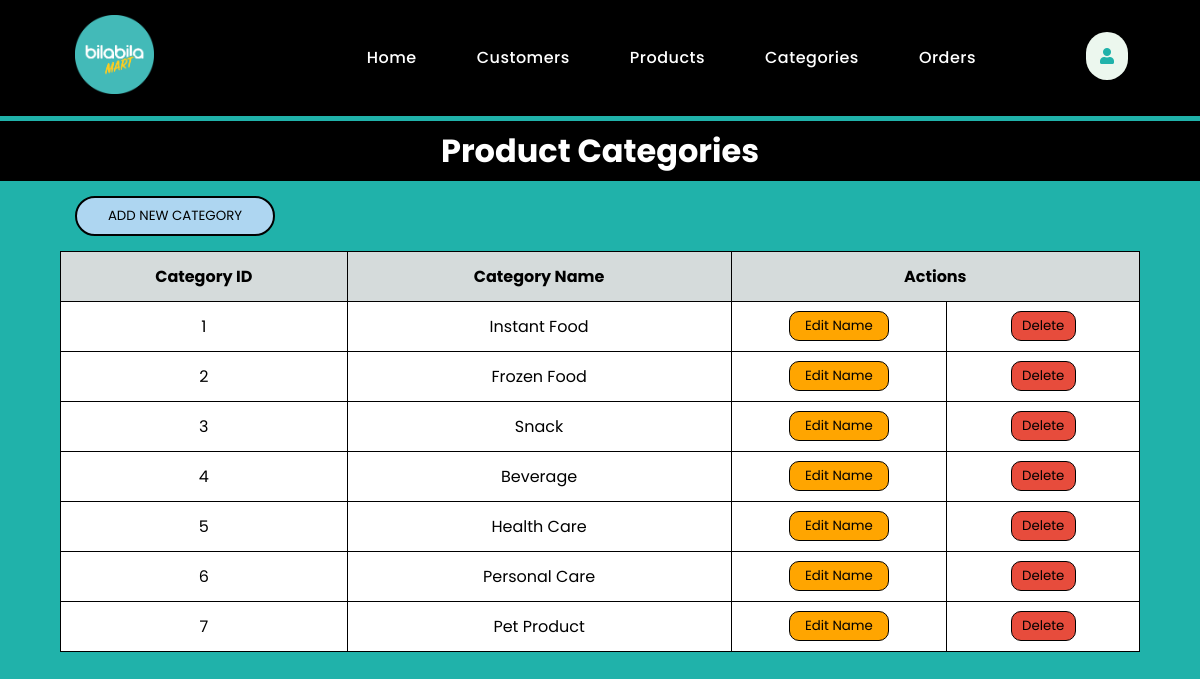
Page /admin/manageCategories.php on the committed database.
### tables this page shows
CREATE TABLE `category` (
  `CategoryID` int(10) NOT NULL,
  `CategoryName` varchar(255) NOT NULL
);

### admin/manageCategories.php (the view, shortened to what this page needs)
<?php
	include("adminHeader.php");
	require('../config/dbconnect.php');
?>
<div class="title">
	<h1>Product Categories</h1>
</div>
<a href="addCategory.php"><button class="addButton" type="button" name="addCategory" value="ADD NEW CATEGORY">ADD NEW CATEGORY</button></a>
<table border="1" width="90%" class="title categoryTable">
	<thead>
		<tr>
			<th>Category ID</th>
			<th>Category Name</th>
			<th colspan="2">Actions</th>
		</tr>
	</thead>
	<?php
		$sql = "SELECT * FROM category";
		$result = mysqli_query($conn, $sql);
		while($category = mysqli_fetch_array($result)) {
	?>
	<tbody>
		<tr>
			<td><?php echo $category['CategoryID']; ?></td>
			<td><?php echo $category['CategoryName']; ?></td>
			<td style="width: 20%;">
				<form method="POST" action="updateCategory.php">
					<a href="updateCategory.php"><input class="actionBtn" style="background-color: orange; width: 100px;" type="submit" name="editCategory" value="Edit Name" style="width: 100px;"></a>
				</form>
			</td>
			<td>
				<form method="POST" action="manageCategories.php">
					<input class="actionBtn" style="background-color: #E74C3C; width: 65px;" type="submit" name="deleteCategory" value="Delete" onclick="return confirm('Are you sure you want to delete this category?');" style="width: 70px;">
				</form>
			</td>
		</tr>
	</tbody>
	<?php } ?>
</table>
<?php include("adminFooter.php");  ?>

### css/admin.css (style rules this page uses)
* { font-family: poppins; margin: 0px; padding: 0px; box-sizing: border-box; scroll-behavior: smooth; }
body { background-color: lightseagreen; }
a { text-decoration: none; }
.title { text-align: center; background-color: black; color: white; margin: 5px 0px; height: 60px; align-content: center; }
.actionBtn { border: 1px solid black; border-radius: 10px; height: 30px; }
.addButton { margin: 10px 75px; cursor: pointer; width: 200px; height: 40px; border-radius: 20px; background-color: #AED6F1; border: 2px solid black; }
.categoryTable { border: 1px solid black; border-collapse: collapse; text-align: center; color: black; margin-left: auto; margin-right: auto; margin-bottom: 20px; }
.categoryTable thead tr { background-color: #D5DBDB; }
.categoryTable tbody tr { background-color: white; }
.categoryTable tr { height: 50px; }
.orderTable select, input { cursor: pointer; text-align: center; border: 1px solid black; height: 30px; background-color: #D6EAF8; }

### rows in the picture
category: CategoryID "1", CategoryName "Instant Food"
category: CategoryID "2", CategoryName "Frozen Food"
category: CategoryID "3", CategoryName "Snack"
category: CategoryID "4", CategoryName "Beverage"
category: CategoryID "5", CategoryName "Health Care"
category: CategoryID "6", CategoryName "Personal Care"
category: CategoryID "7", CategoryName "Pet Product"
